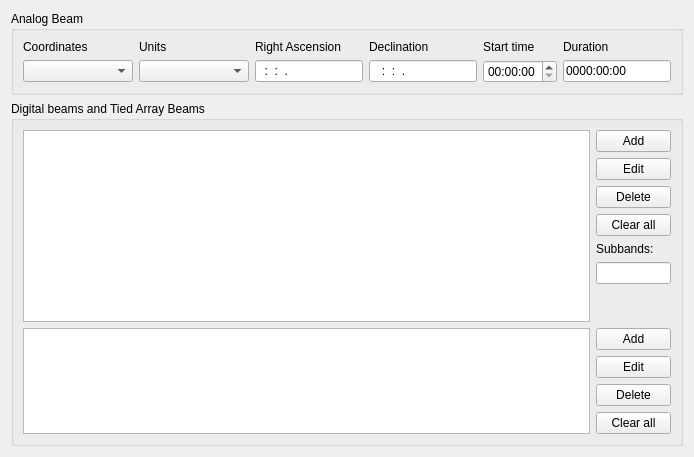
     <widget class="QWidget" name="tab_StationBeams">
      <attribute name="title">
       <string>Station beams</string>
      </attribute>
      <layout class="QGridLayout" name="gridLayout_8">
       <item row="0" column="0">
        <widget class="QGroupBox" name="groupBoxAnalogBeam">
         <property name="maximumSize">
          <size>
           <width>16777215</width>
           <height>90</height>
          </size>
         </property>
         <property name="title">
          <string>Analog Beam</string>
         </property>
         <layout class="QGridLayout" name="gridLayout_20">
          <property name="topMargin">
           <number>9</number>
          </property>
          <item row="0" column="4">
           <widget class="QLabel" name="labelBeamStartTime">
            <property name="text">
             <string>Start time</string>
            </property>
           </widget>
          </item>
          <item row="0" column="1">
           <widget class="QLabel" name="labelAngleNotation">
            <property name="text">
             <string>Units</string>
            </property>
           </widget>
          </item>
          <item row="0" column="3">
           <widget class="QLabel" name="labelBeamAngle2">
            <property name="text">
             <string>Declination</string>
            </property>
           </widget>
          </item>
          <item row="0" column="5">
           <widget class="QLabel" name="labelBeamDuration">
            <property name="text">
             <string>Duration</string>
            </property>
           </widget>
          </item>
          <item row="0" column="2">
           <widget class="QLabel" name="labelBeamAngle1">
            <property name="text">
             <string>Right Ascension</string>
            </property>
           </widget>
          </item>
          <item row="0" column="0">
           <widget class="QLabel" name="labelBeamCoordinateSystem">
            <property name="text">
             <string>Coordinates</string>
            </property>
           </widget>
          </item>
          <item row="1" column="4">
           <widget class="TimeEdit" name="timeEditAnalogBeamStartTime">
            <property name="toolTip">
             <string>the start time of the analog beam relative to the observation start time</string>
            </property>
            <property name="displayFormat">
             <string>hh:mm:ss</string>
            </property>
           </widget>
          </item>
          <item row="1" column="5">
           <widget class="LineEdit" name="lineEditAnalogBeamDuration">
            <property name="toolTip">
             <string>the duration of the analog beam
(leave at zero means equal to observation duration)</string>
            </property>
            <property name="inputMask">
             <string>0000:00:00; </string>
            </property>
            <property name="text">
             <string>0000:00:00</string>
            </property>
           </widget>
          </item>
          <item row="1" column="2">
           <widget class="LineEdit" name="lineEditAnalogBeamAngle1">
            <property name="toolTip">
             <string>The right ascension or azimuth angle of the analog HBA beam</string>
            </property>
            <property name="inputMask">
             <string>00:00:00.000000; </string>
            </property>
           </widget>
          </item>
          <item row="1" column="3">
           <widget class="LineEdit" name="lineEditAnalogBeamAngle2">
            <property name="toolTip">
             <string>The declination or elevation angle of the analog HBA beam</string>
            </property>
            <property name="inputMask">
             <string>#00:00:00.000000; </string>
            </property>
           </widget>
          </item>
          <item row="1" column="0">
           <widget class="ComboBox" name="comboBoxAnalogBeamCoordinates">
            <property name="minimumSize">
             <size>
              <width>110</width>
              <height>0</height>
             </size>
            </property>
           </widget>
          </item>
          <item row="1" column="1">
           <widget class="ComboBox" name="comboBoxAnalogBeamUnits">
            <property name="minimumSize">
             <size>
              <width>110</width>
              <height>0</height>
             </size>
            </property>
           </widget>
          </item>
         </layout>
        </widget>
       </item>
       <item row="1" column="0">
        <widget class="QGroupBox" name="groupBoxDigitalBeams">
         <property name="title">
          <string>Digital beams and Tied Array Beams</string>
         </property>
         <layout class="QGridLayout" name="gridLayout_9">
          <item row="1" column="0" rowspan="8">
           <widget class="QTableWidget" name="tableWidgetDigitalBeams">
            <property name="toolTip">
             <string>This task's digital station beams</string>
            </property>
            <property name="editTriggers">
             <set>QAbstractItemView::NoEditTriggers</set>
            </property>
            <property name="showDropIndicator" stdset="0">
             <bool>true</bool>
            </property>
            <property name="selectionMode">
             <enum>QAbstractItemView::SingleSelection</enum>
            </property>
            <property name="selectionBehavior">
             <enum>QAbstractItemView::SelectRows</enum>
            </property>
           </widget>
          </item>
          <item row="6" column="1">
           <widget class="QLineEdit" name="lineEditTotalSubbands">
            <property name="maximumSize">
             <size>
              <width>75</width>
              <height>16777215</height>
             </size>
            </property>
            <property name="toolTip">
             <string>the total number of subbands over all beams</string>
            </property>
            <property name="text">
             <string/>
            </property>
            <property name="readOnly">
             <bool>true</bool>
            </property>
           </widget>
          </item>
          <item row="3" column="1">
           <widget class="QPushButton" name="pushButtonDeleteBeams">
            <property name="maximumSize">
             <size>
              <width>75</width>
              <height>16777215</height>
             </size>
            </property>
            <property name="text">
             <string>Delete</string>
            </property>
           </widget>
          </item>
          <item row="10" column="1">
           <widget class="QPushButton" name="pushButtonAddTiedArrayBeam">
            <property name="maximumSize">
             <size>
              <width>75</width>
              <height>16777215</height>
             </size>
            </property>
            <property name="text">
             <string>Add</string>
            </property>
           </widget>
          </item>
          <item row="4" column="1">
           <widget class="QPushButton" name="pushButtonClearAllBeams">
            <property name="maximumSize">
             <size>
              <width>75</width>
              <height>16777215</height>
             </size>
            </property>
            <property name="text">
             <string>Clear all</string>
            </property>
           </widget>
          </item>
          <item row="1" column="1">
           <widget class="QPushButton" name="pushButtonAddBeam">
            <property name="maximumSize">
             <size>
              <width>75</width>
              <height>16777215</height>
             </size>
            </property>
            <property name="text">
             <string>Add</string>
            </property>
           </widget>
          </item>
          <item row="5" column="1">
           <widget class="QLabel" name="labelTotalSubbands">
            <property name="text">
             <string>Subbands:</string>
            </property>
           </widget>
          </item>
          <item row="10" column="0" rowspan="4">
           <widget class="QTableWidget" name="tableWidgetTiedArrayBeams">
            <property name="toolTip">
             <string>Shows the tied array beams of the currently selected digital beam</string>
            </property>
           </widget>
          </item>
          <item row="12" column="1">
           <widget class="QPushButton" name="pushButtonDeleteTiedArrayBeam">
            <property name="maximumSize">
             <size>
              <width>75</width>
              <height>16777215</height>
             </size>
            </property>
            <property name="text">
             <string>Delete</string>
            </property>
           </widget>
          </item>
          <item row="13" column="1">
           <widget class="QPushButton" name="pushButtonClearAllTiedArrayBeam">
            <property name="maximumSize">
             <size>
              <width>75</width>
              <height>16777215</height>
             </size>
            </property>
            <property name="text">
             <string>Clear all</string>
            </property>
           </widget>
          </item>
          <item row="2" column="1">
           <widget class="QPushButton" name="pushButtonEditBeam">
            <property name="maximumSize">
             <size>
              <width>75</width>
              <height>16777215</height>
             </size>
            </property>
            <property name="text">
             <string>Edit</string>
            </property>
           </widget>
          </item>
          <item row="11" column="1">
           <widget class="QPushButton" name="pushButtonEditTiedArrayBeam">
            <property name="maximumSize">
             <size>
              <width>75</width>
              <height>16777215</height>
             </size>
            </property>
            <property name="text">
             <string>Edit</string>
            </property>
           </widget>
          </item>
         </layout>
        </widget>
       </item>
      </layout>
     </widget>
